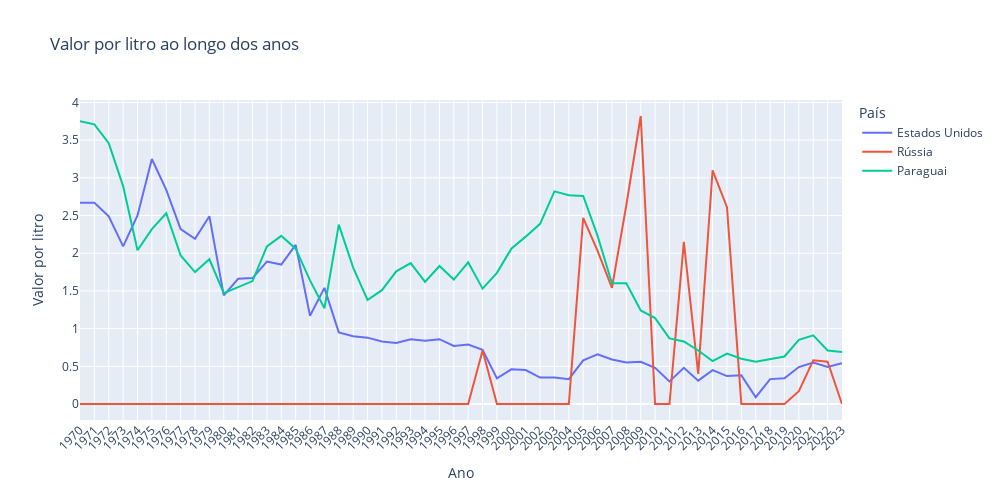

Notebook code for this chart:
### Code cell
fig = px.line(export_vinho_agg[export_vinho_agg['País'].isin(['Rússia', 'Paraguai', 'Estados Unidos'])], 
             x = 'ano', 
             y = 'valor_por_litro',
             color = 'País', 
             title = "Valor por litro ao longo dos anos"
            )

fig.update_layout(
    width = 1000,   
    height = 500,  
    xaxis_tickangle = -45,  # Rotacionar os rótulos do eixo X em -45 graus
    xaxis_title = "Ano",
    yaxis_title = "Valor por litro"
)

#fig.update_yaxes(tickformat = ",")  # separadores de milhares para exibir números inteiros
fig.show()

### Figure 1 — Plotly figure (JSON) as saved in the notebook; plotly's stock layout.template omitted (floating-point values rounded to 4 significant figures)
{"data": [{"hovertemplate": "País=Estados Unidos<br>ano=%{x}<br>valor_por_litro=%{y}<extra></extra>", "legendgroup": "Estados Unidos", "line": {"color": "#636efa", "dash": "solid"}, "marker": {"symbol": "circle"}, "mode": "lines", "name": "Estados Unidos", "orientation": "v", "showlegend": true, "type": "scatter", "x": ["1970", "1971", "1972", "1973", "1974", "1975", "1976", "1977", "1978", "1979", "1980", "1981", "1982", "1983", "1984", "1985", "1986", "1987", "1988", "1989", "1990", "1991", "1992", "1993", "1994", "1995", "1996", "1997", "1998", "1999", "2000", "2001", "2002", "2003", "2004", "2005", "2006", "2007", "2008", "2009", "2010", "2011", "2012", "2013", "2014", "2015", "2016", "2017", "2018", "2019", "2020", "2021", "2022", "2023"], "xaxis": "x", "y": [2.67, 2.67, 2.49, 2.09, 2.5, 3.25, 2.84, 2.32, 2.19, 2.49, 1.44, 1.66, 1.67, 1.89, 1.85, 2.11, 1.17, 1.54, 0.95, 0.9, 0.88, 0.83, 0.81, 0.86, 0.84, 0.86, 0.77, 0.79, 0.72, 0.34, 0.46, 0.45, 0.35, 0.35, 0.33, 0.58, 0.66, 0.59, 0.55, 0.56, 0.48, 0.3, 0.48, 0.31, 0.45, 0.37, 0.38, 0.09, 0.33, 0.34, 0.49, 0.55, 0.49, 0.54], "yaxis": "y"}, {"hovertemplate": "País=Rússia<br>ano=%{x}<br>valor_por_litro=%{y}<extra></extra>", "legendgroup": "Rússia", "line": {"color": "#EF553B", "dash": "solid"}, "marker": {"symbol": "circle"}, "mode": "lines", "name": "Rússia", "orientation": "v", "showlegend": true, "type": "scatter", "x": ["1970", "1971", "1972", "1973", "1974", "1975", "1976", "1977", "1978", "1979", "1980", "1981", "1982", "1983", "1984", "1985", "1986", "1987", "1988", "1989", "1990", "1991", "1992", "1993", "1994", "1995", "1996", "1997", "1998", "1999", "2000", "2001", "2002", "2003", "2004", "2005", "2006", "2007", "2008", "2009", "2010", "2011", "2012", "2013", "2014", "2015", "2016", "2017", "2018", "2019", "2020", "2021", "2022", "2023"], "xaxis": "x", "y": [0, 0, 0, 0, 0, 0, 0, 0, 0, 0, 0, 0, 0, 0, 0, 0, 0, 0, 0, 0, 0, 0, 0, 0, 0, 0, 0, 0, 0.71, 0, 0, 0, 0, 0, 0, 2.47, 2.03, 1.54, 2.64, 3.82, 0, 0, 2.15, 0.4, 3.1, 2.61, 0, 0, 0, 0, 0.17, 0.58, 0.56, 0], "yaxis": "y"}, {"hovertemplate": "País=Paraguai<br>ano=%{x}<br>valor_por_litro=%{y}<extra></extra>", "legendgroup": "Paraguai", "line": {"color": "#00cc96", "dash": "solid"}, "marker": {"symbol": "circle"}, "mode": "lines", "name": "Paraguai", "orientation": "v", "showlegend": true, "type": "scatter", "x": ["1970", "1971", "1972", "1973", "1974", "1975", "1976", "1977", "1978", "1979", "1980", "1981", "1982", "1983", "1984", "1985", "1986", "1987", "1988", "1989", "1990", "1991", "1992", "1993", "1994", "1995", "1996", "1997", "1998", "1999", "2000", "2001", "2002", "2003", "2004", "2005", "2006", "2007", "2008", "2009", "2010", "2011", "2012", "2013", "2014", "2015", "2016", "2017", "2018", "2019", "2020", "2021", "2022", "2023"], "xaxis": "x", "y": [3.75, 3.71, 3.46, 2.89, 2.04, 2.32, 2.53, 1.97, 1.75, 1.92, 1.47, 1.55, 1.63, 2.09, 2.23, 2.06, 1.64, 1.27, 2.38, 1.81, 1.38, 1.51, 1.76, 1.87, 1.62, 1.83, 1.65, 1.88, 1.53, 1.74, 2.06, 2.22, 2.39, 2.82, 2.77, 2.76, 2.23, 1.6, 1.6, 1.24, 1.14, 0.87, 0.83, 0.71, 0.57, 0.67, 0.6, 0.56, 0.59, 0.63, 0.85, 0.91, 0.71, 0.69], "yaxis": "y"}], "layout": {"height": 500, "legend": {"title": {"text": "País"}, "tracegroupgap": 0}, "title": {"text": "Valor por litro ao longo dos anos "}, "width": 1000, "xaxis": {"anchor": "y", "domain": [0, 1], "tickangle": -45, "title": {"text": "Ano"}}, "yaxis": {"anchor": "x", "domain": [0, 1], "title": {"text": "Valor por litro"}}}}
